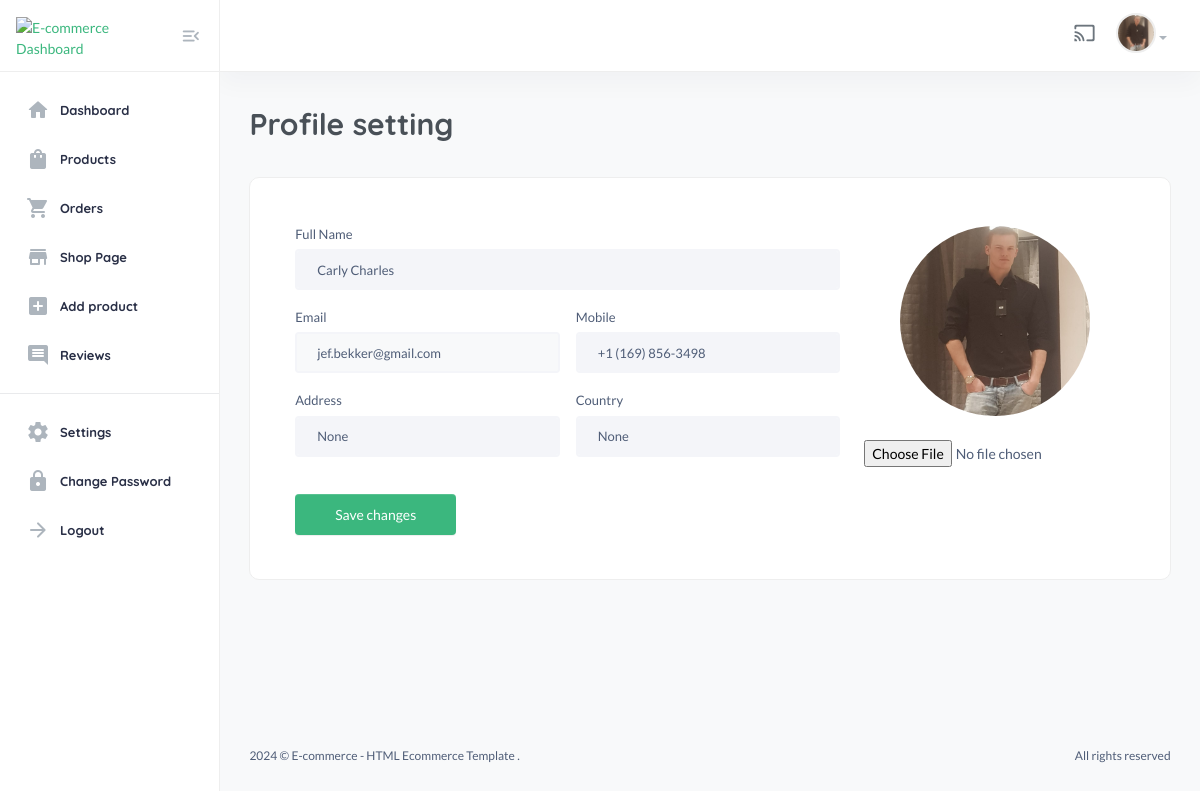
Page /useradmin/settings/ (signed in) on the earlier database version.
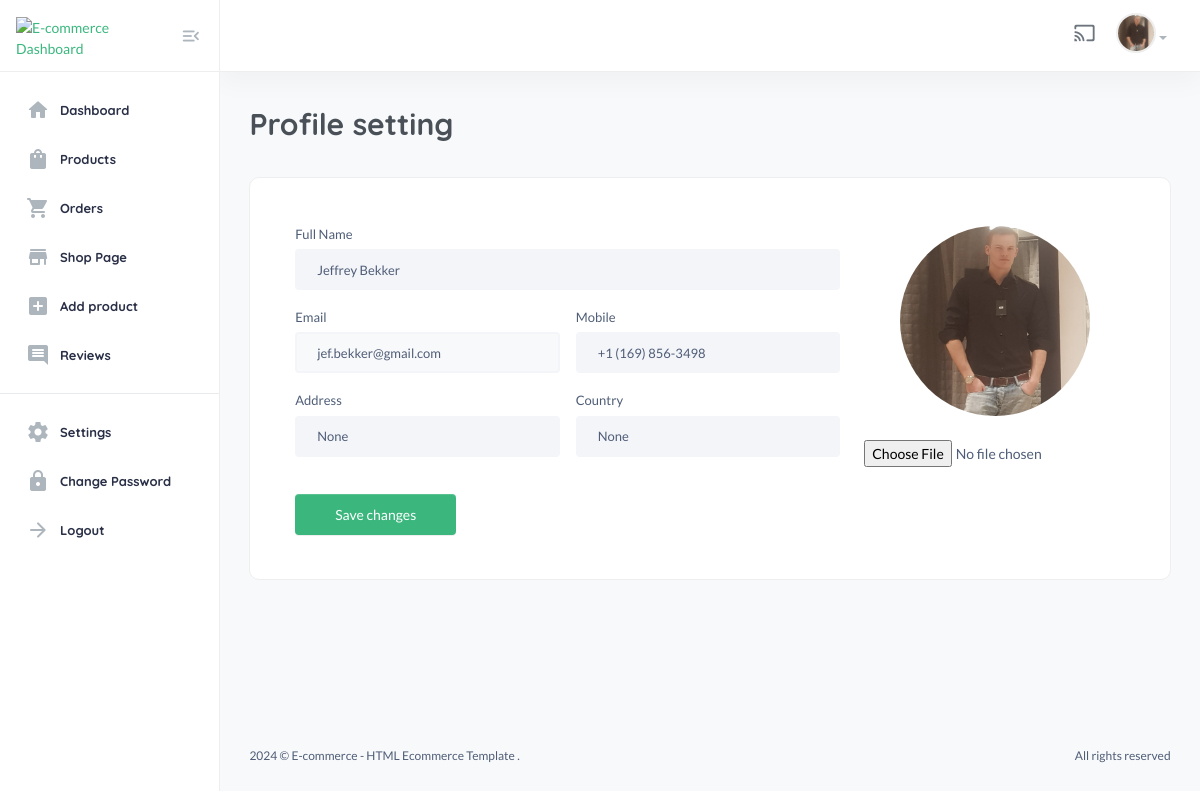
Same page on the later database version.
### userauths/models.py (models this page shows, shortened)
class User(AbstractUser):
    email = models.EmailField(unique=True)
    username = models.CharField(max_length=100)
    bio = models.CharField(max_length=100)
    USERNAME_FIELD = "email"
    REQUIRED_FIELDS = ['username']

class Profile(models.Model):
    user = models.OneToOneField(User, on_delete=models.CASCADE)
    image = models.ImageField(upload_to='image')
    full_name = models.CharField(max_length=200)
    bio = models.CharField(max_length=200, null=True, blank=True)
    phone = models.CharField(max_length=200)
    address = models.CharField(max_length=200, null=True, blank=True)
    country = models.CharField(max_length=200, null=True, blank=True)
    verified = models.BooleanField(default=False)

### useradmin/decorators.py (the view)
    def wrapper(request, *args, **kwargs):
        if request.user.is_superuser != True:
            messages.warning(request, "You are not authorized to access this page.")
            return redirect("/user/sign-in/")
        return view_func(request, *args, **kwargs)

### core/context_processor.py (called while the page is built)
def default(request):
    categories = Category.objects.all()
    vendors = Vendor.objects.all()
    min_max_price = Product.objects.aggregate(Min("price"), Max("price")) # Get the lowest and highest value from the models (price from product)
    try:
        wishlist = Wishlist.objects.filter(user=request.user)
    except:
        messages.warning(request, "You need to login before accessing your wishlist.")
        wishlist = 0
    try:
        address = Address.objects.get(user=request.user)
    except:
        address = None
    return {
        "categories": categories,
        "wishlist": wishlist,
        "address": address,
        "vendors": vendors,
        "min_max_price": min_max_price,
    }

### useradmin/views.py (called while the page is built, shortened)
@admin_required
def settings(request):
    profile = Profile.objects.get(user=request.user)
    context = {
        "profile": profile,
    }
    return render(request, "useradmin/settings.html", context)

### templates/useradmin/settings.html (shortened to what this page needs)
{% extends 'useradmin/base.html' %}
{% load static %}
{% block content %}
<section class="content-main">
    <div class="content-header">
        <h2 class="content-title">Profile setting</h2>
    </div>
    <div class="card">
        <div class="card-body">
            <div class="row gx-5">
                <div class="col-lg-12">
                    <section class="content-body p-xl-4">
                        <form method="POST" enctype="multipart/form-data">
                            <div class="row">
                                <div class="col-lg-8">
                                    <div class="row gx-3">
                                        <div class="col-12 mb-3">
                                            <label class="form-label">Full Name</label>
                                            <input class="form-control" name="full_name" type="text" value="{{ request.user.profile.full_name }}" placeholder="Enter full name" />
                                        </div>
                                        <div class="col-6 mb-3">
                                            <label class="form-label">Email</label>
                                            <input class="form-control bg-light" value="{{ request.user.email }}" name="email" readonly type="text" placeholder="Type here" />
                                        </div>
                                        <div class="col-lg-6 mb-3">
                                            <label class="form-label">Mobile</label>
                                            <input class="form-control" value="{{ request.user.profile.phone }}" name="phone" type="text" placeholder="+123 456 7890" />
                                        </div>
                                        <div class="col-lg-6 mb-3">
                                            <label class="form-label">Address</label>
                                            <input class="form-control" value="{{ request.user.profile.address }}" name="address" type="text" placeholder="Type here" />
                                        </div>
                                        <div class="col-lg-6 mb-3">
                                            <label class="form-label">Country</label>
                                            <input class="form-control" value="{{ request.user.profile.country }}" name="country" type="text" placeholder="Type here" />
                                        </div>
                                    </div>
                                </div>
                                <aside class="col-lg-4">
                                    <figure class="text-lg-center">
                                        <img class="img-lg mb-3 img-avatar" src="{{ request.user.profile.image.url }}" alt="User Photo" />
                                        <figcaption>
                                            <input type="file" class="form-control-file" name="image" id="">
                                        </figcaption>
                                    </figure>
                                </aside>
                            </div>
                            <br />
                            <button class="btn btn-primary" type="submit">Save changes</button>
                        </form>
                    </section>
                </div>
            </div>
        </div>
    </div>
</section>
{% endblock content %}

### templates/useradmin/base.html (shortened to what the changed rows need)
{% load static %}
<!DOCTYPE html>
<html lang="en">
    <head>
        <link href="{% static 'assets2/css/main.css' %}" rel="stylesheet" type="text/css" />
        <link rel="stylesheet" href="https://cdnjs.cloudflare.com/ajax/libs/font-awesome/6.0.0/css/all.min.css" />
    </head>
    <body>
        <main class="main-wrap">
            <header class="main-header navbar">
                <div class="col-nav">
                    <ul class="nav">
                        <li class="dropdown nav-item">
                            <a class="dropdown-toggle" data-bs-toggle="dropdown" href="#" id="dropdownAccount" aria-expanded="false">
                                {% if request.user.profile.image %}
                                <img class="img-xs rounded-circle" src="{{request.user.profile.image.url}}" alt="User" />
                                {% else %}
                                <img class="img-xs rounded-circle" src="https://www.shutterstock.com/image-vector/vector-flat-illustration-grayscale-avatar-600nw-2281862025.jpg" alt="User" />
                                {% endif %}
                            </a>
                        </li>
                    </ul>
                </div>
            </header>
            {% block content %}
            {% endblock content %}
        </main>
    </body>
</html>

Differences in the rows shown:
changed through a linked row, User "jef.bekker@gmail.com": full_name "Carly Charles" → "Jeffrey Bekker"
